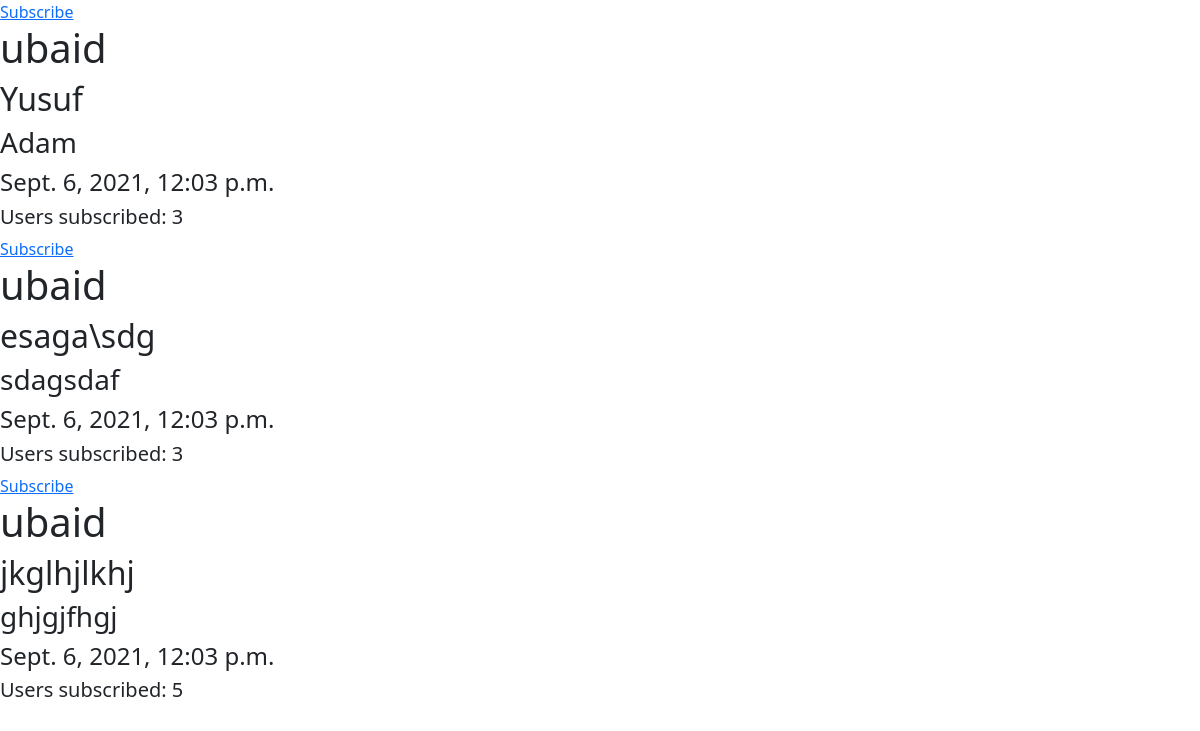
/ (signed in), run on the app's committed database.
### events/models.py (models this page shows, shortened)
class Event(models.Model):
    title = models.CharField(max_length=100)
    content = models.TextField()
    date_posted = models.DateTimeField(default=timezone.now)
    author = models.ForeignKey(User, on_delete=models.CASCADE)
    shouldAttend = models.BooleanField(default=False)
    subscribed = models.IntegerField(default=0)

### users/models.py (models this page shows)
class User(AbstractUser):
    emailAuthenticated = models.BooleanField(default=False)
    class Meta:
        db_table = 'user'

### events/views.py (the view)
# urls.py: 2. Add a URL to urlpatterns:  path('', views.home, name='home')
@login_required(login_url='login')
def home(request):
    print(request.user.emailAuthenticated)
    for object in UserEventInfo.objects.all():
        object.function()
    for event in Event.objects.all():
        event.shouldAttend = False
    n = 0
    for event in Event.objects.all():
        for evInfo in UserEventInfo.objects.all():
            if evInfo.event == event and evInfo.user == request.user and (evInfo.isAttending == True):
                event.shouldAttend = False
                break
            else:
                n += 1
        if n == len(UserEventInfo.objects.all()):
            event.shouldAttend = True
        else:
            event.shouldAttend = False
        event.save()
        print(n, len(UserEventInfo.objects.all()))
        n = 0
    context = {
        'events': Event.objects.all(),
        'eventinfo': UserEventInfo.objects.all(),
    }
    return render(request, 'events/events.html', context)

### events/models.py (called while the page is built)
    def function(self):
        if self.isCreator == True:
            self.user = self.event.author
            self.save()

### events/templates/events/events.html (shortened to what this page needs)
{% extends "events/base.html" %}
{% block content %}
    {% for event in events %}
        {% if event.shouldAttend == True %}
            <a href={% url 'attend' event.pk %}>Subscribe</a>
        {% else %}
            <a href={% url 'unattend' event.pk %}>Unsubscribe</a>
        {% endif %}
        <h1>{{ event.author }}</h1>
        <h2>{{ event.title }}</h2>
        <h3>{{ event.content }}</h3>
        <h4>{{ event.date_posted }}</h4>
        <h5>Users subscribed: {{ event.subscribed }}</h5>
    {% endfor %}
{% endblock content %}

### data on the page
Event: shouldAttend "Subscribe", author "ubaid", title "Yusuf", content "Adam", date_posted "Sept. 6, 2021, 12:03 p.m.", subscribed "3"
Event: shouldAttend "Subscribe", author "ubaid", title "esaga\\sdg", content "sdagsdaf", date_posted "Sept. 6, 2021, 12:03 p.m.", subscribed "3"
Event: shouldAttend "Subscribe", author "ubaid", title "jkglhjlkhj", content "ghjgjfhgj", date_posted "Sept. 6, 2021, 12:03 p.m.", subscribed "5"
